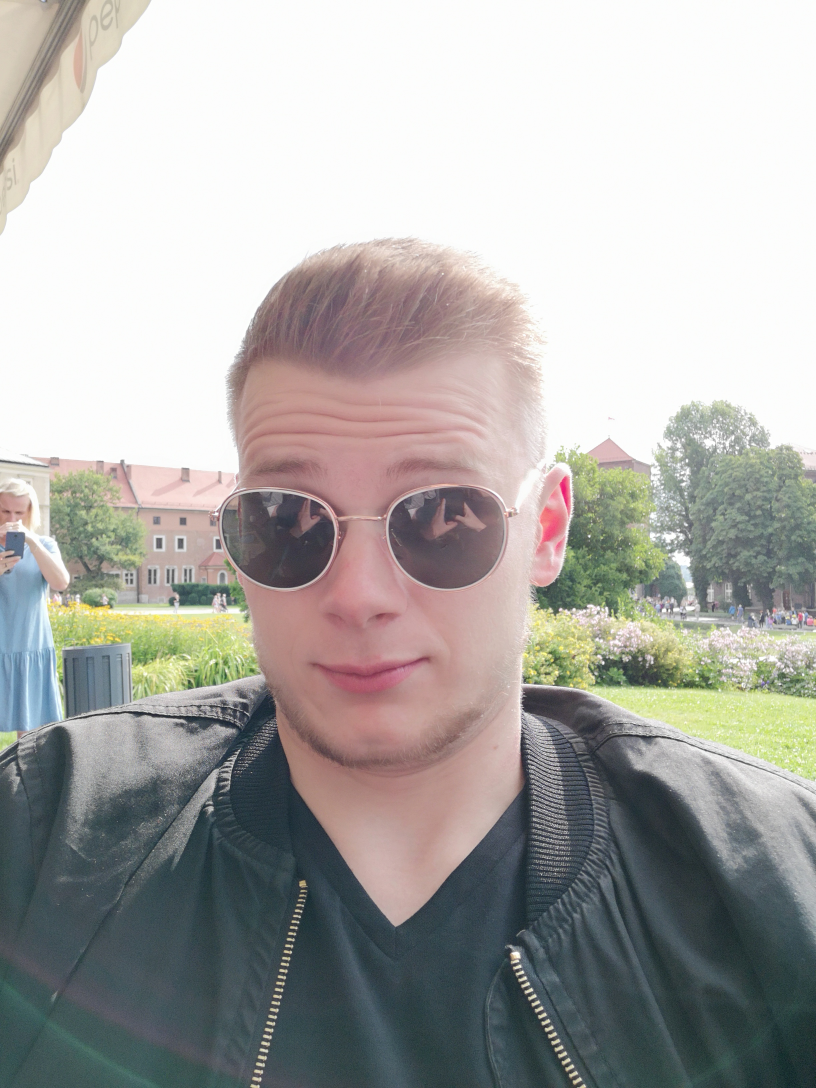
#> input picture picture.jpg, 2448 x 3264 px (shown at 1/3 size)
$ python read_image.py
#> lines starting #> are read from the running program, lines starting #| are printed output that depends on the picture
from PIL import Image
import os
import time

os.chdir("Bachelorarbeit/")

jpgfile = Image.open("picture.jpg")
#> jpgfile is the input picture: PIL image 2448x3264 RGB; mean R, G, B 170, 168.5, 165.5

print(jpgfile.getexif())
#> (printed output is left out)

(width, height) = (jpgfile.width, jpgfile.height)
#> width = 2448; height = 3264

box = (100, 100, 400, 400)
jpgfile.crop(box).save("cropped.jpg", "JPEG")
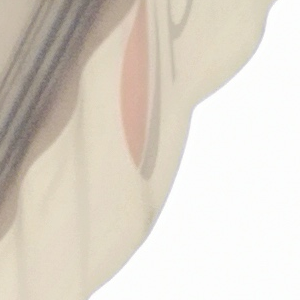
#> saved as cropped.jpg: PIL image 300x300 RGB; mean R, G, B 222.2, 215, 204.5

for i in range(4):

    print("--------------------------- Iteration:", i, "---------------------------")

    (width, height) = (width // 2, height // 2)

    jpgfile.thumbnail((width, height), Image.BILINEAR)

    print(jpgfile.bits, jpgfile.size, jpgfile.format)

    before = time.time()

    print(len(list(jpgfile.getdata())))

    after = time.time()
#> this loop made 4 passes
#| 8 (1224, 1632) JPEG
#| 1997568
#| 8 (612, 816) JPEG
#| 499392
#| 8 (306, 408) JPEG
#| 124848
#| 8 (153, 204) JPEG
#| 31212
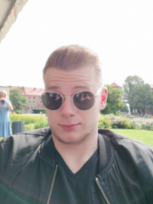
#> jpgfile: PIL image 153x204 RGB; mean R, G, B 170.5, 169, 166

jpgfile.save("new_pic.jpg", "JPEG")
